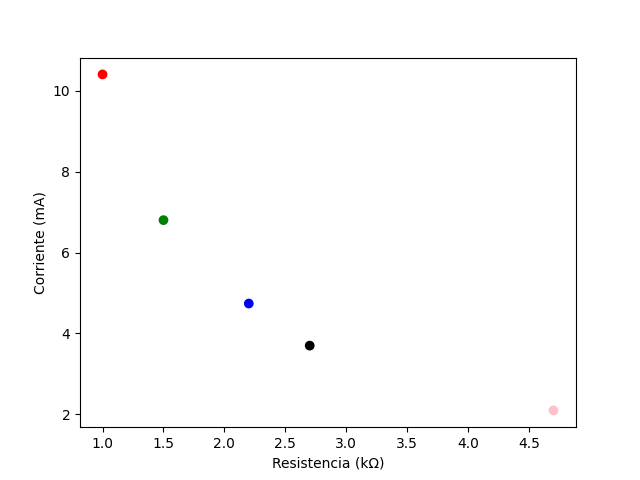

Python code for this plot:
import matplotlib.pyplot as plt
import numpy as np

x = np.array([1,1.5,2.2,2.7,4.7])
y = np.array([10.4,6.8,4.74,3.7,2.1])

plt.xlabel("Resistencia (kΩ)") 
plt.ylabel("Corriente (mA)") 

colors = np.array(["red","green","blue","black","pink"])

plt.scatter(x, y, c=colors)

plt.show()
